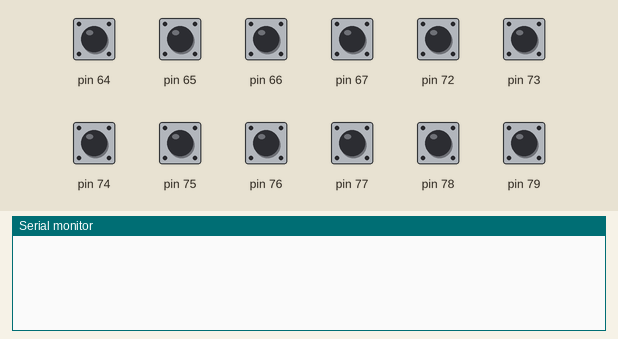
This sketch was run on a simulated Arduino Uno, built for the host (arithmetic inside an expression is 32-bit, double 64-bit). Parts: the last lines printed to the serial monitor. The test bench sets the inputs (shaded band); at power-on: pin 64–67, pin 72–79 HIGH.

Above: at 1.2 s.
1.3 s: pin 64 pulled LOW for 0.15 s
At 2.5 s:
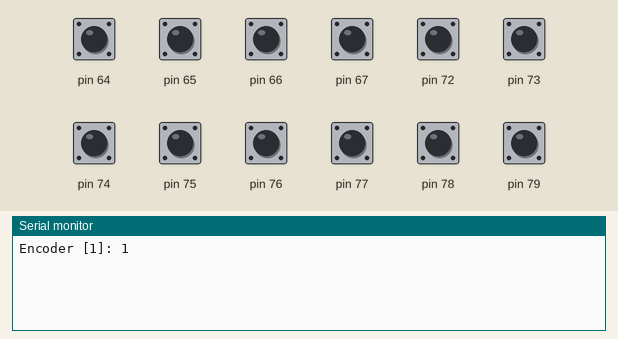
2.9 s: pin 66 pulled LOW for 0.15 s
At 3.8 s:
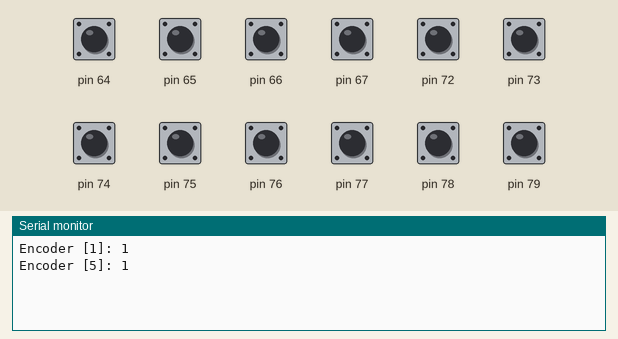
4.5 s: pin 72 pulled LOW for 0.15 s
At 5.0 s:
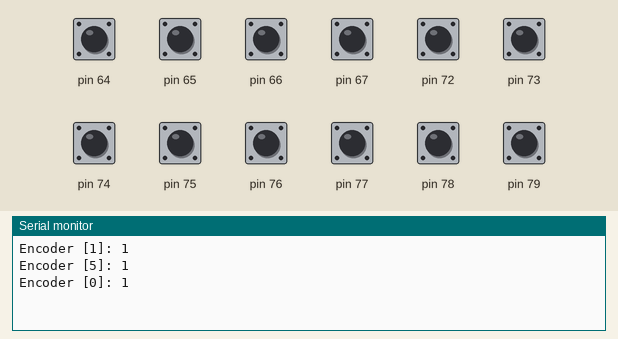
6.1 s: pin 74 pulled LOW for 0.15 s
At 7.3 s:
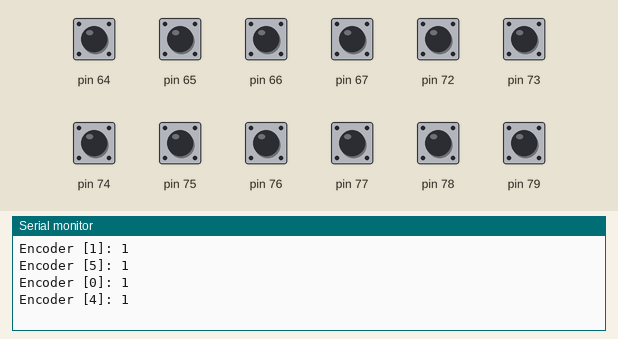
7.7 s: pin 76 pulled LOW for 0.15 s
At 8.7 s:
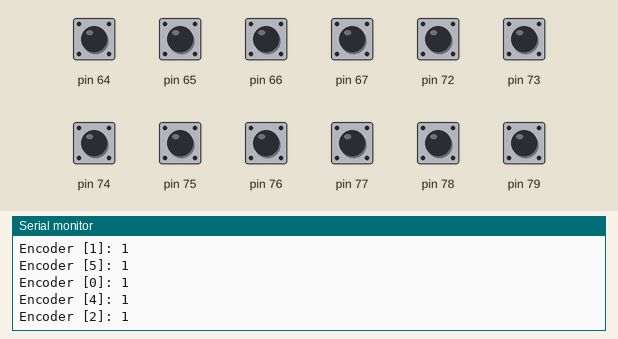
9.3 s: pin 78 pulled LOW for 0.15 s
At 9.9 s:
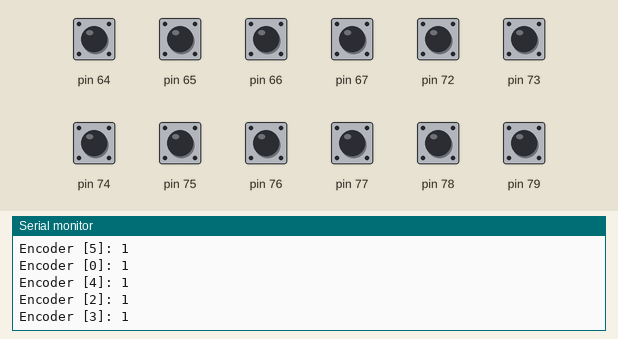
Timing chart, 0 to 11.9 s (numbered marks = the images above; inputs shaded):
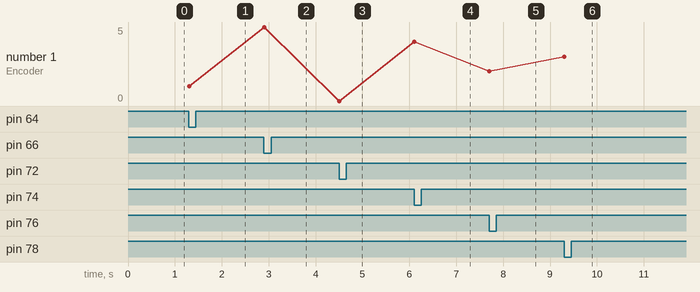

The sketch:

Encoders_polling.ino
```cpp
/*

  The purpose of this code is to read the state of multiple rotary encoders and track the position of each encoder by counting
  the number of times the encoder has been turned.
  The code uses the Adafruit_MCP23X17 library to interface with the MCP23017 I2C port expander,
  which is used to read the state of the encoder pins. The number of encoders and the pin assignments for each encoder are defined
  by the ENCODER_N and encoderPin variables respectively.

  The loop function iterates through all the encoders defined by ENCODER_N and calls the readEncoder function for each encoder.
  The readEncoder function first reads the state of the A and B channel of the encoder, then it compares the current state of
  the A channel with the previous state stored in lastEncoderA[encIndex]. If the state of the A channel has changed and it is
  now LOW, the function checks the state of the B channel. If the state of B channel is also LOW, the count for this encoder is
  decremented, otherwise it is incremented. The previous state of the A channel is updated to the current state, and if the count
  has changed since the last reading, it is printed to the serial monitor along with the encoder number.

  This code will output the current position of the encoder in the format "Encoder [encoder number]: [current count]" every time the encoder position changes.

*/

#include <Adafruit_MCP23X17.h>  // Include the Adafruit_MCP23X17 library
Adafruit_MCP23X17 mcp;          // Create an instance of the Adafruit_MCP23X17 class

const int I2C_ADDRESS = 0x20;  // MCP23017 I2C address

const int ENCODER_N = 6;                                                                              // Number of encoders used
int encoderPin[ENCODER_N][2] = { { 8, 9 }, { 0, 1 }, { 12, 13 }, { 14, 15 }, { 10, 11 }, { 2, 3 } };  // Pin numbers for the A and B channels of each encoder

int count[ENCODER_N] = { 0 };      // Current count of each encoder
int lastCount[ENCODER_N] = { 0 };  // Previous count of each encoder

int encoderA[ENCODER_N] = { 0 };         // Current state of the A channel of each encoder
int encoderB[ENCODER_N] = { 0 };         // Current state of the B channel of each encoder
int lastEncoderA[ENCODER_N] = { HIGH };  // Previous state of the A channel of each encoder
int lastEncoderB[ENCODER_N] = { HIGH };  // Previous state of the B channel of each encoder

void setup() {

  Serial.begin(9600);

  while (!Serial) {
    Serial.println("waiting...");
  }
  Serial.println();

  // uncomment appropriate mcp.begin
  // if (!mcp.begin_I2C(I2C_ADDRESS, &Wire)) {  // Wire1 or Wire
  //   //if (!mcp.begin_SPI(CS_PIN)) {
  //   Serial.println("MCP23017 Error.");
  //   while (1)
  //     ;
  // } else {
  //   Serial.println("MCP23017 Success.");
  // }

  mcp.begin_I2C(I2C_ADDRESS, &Wire1);

  // Set the pin mode of each encoder pin to INPUT_PULLUP
  for (int i = 0; i < ENCODER_N; i++) {
    for (int j = 0; j < 2; j++) {
      mcp.pinMode(encoderPin[i][j], INPUT_PULLUP);
    }
  }

  Serial.begin(9600);  // Start serial communication
}

void loop() {

  for (int i = 0; i < ENCODER_N; i++) {
    readEncoder(i);  // Call the readEncoder function for each encoder | uses polling (slower)
  }
}

void readEncoder(int encIndex) {
  int encoderA = mcp.digitalRead(encoderPin[encIndex][0]);  // Read the state of the A channel of the current encoder
  int encoderB = mcp.digitalRead(encoderPin[encIndex][1]);  // Read the state of the B channel of the current encoder

  if (encoderA != lastEncoderA[encIndex]) {  // Check if the state of the A channel has changed
    if (encoderA == LOW) {                   // If the state of the A channel is LOW
      if (encoderB == LOW) {                 // If the state of the B channel is also LOW
        count[encIndex]--;                   // Decrement the count for this encoder
      } else {
        count[encIndex]++;  // Otherwise, increment the count for this encoder
      }
    }
    lastEncoderA[encIndex] = encoderA;  // Update the previous state of the A channel
  }
  if (count[encIndex] != lastCount[encIndex]) {  // If the count has changed
    Serial.print("Encoder [");                   // Print the encoder number
    Serial.print(encIndex);
    Serial.print("]: ");
    Serial.println(count[encIndex]);        // Print the current count
    lastCount[encIndex] = count[encIndex];  // Update the previous count
  }
}

/*
  The Difference between polling and using interrupts

  Polling involves continuously checking the state of the encoder in the main loop of the program.
  This is done by repeatedly calling a function that reads the state of the encoder and updates the
  count of the encoder's position. The main loop runs as fast as possible, so it will check the state
  of the encoder as quickly as it can. This method is simple to implement, but it can cause the processor
  to spend a lot of time reading the encoder, which can affect the performance of other tasks.

  Interrupts, on the other hand, allow the processor to go into a low-power mode and wait for an external
  event to happen. In the case of an encoder, the processor can wait for a change in the encoder's state to
  occur. When a change in the encoder's state is detected, an interrupt is triggered, and the processor wakes
  up to execute an interrupt service routine (ISR) that reads the state of the encoder and updates the count of
  the encoder's position. This method is more efficient, as the processor doesn't spend as much time reading the
  encoder, but it can be more complex to implement.

  In summary, polling is simpler to implement but may not be as efficient as using interrupts. On the other hand,
  using interrupts is more efficient but requires more code to set up and manage the interrupts.
*/
```

Measured:
- after the input at 1.3 s, the serial monitor: prints a new line at once (image 1)
- after the input at 2.9 s, the serial monitor: prints a new line at once (image 2)
- after the input at 4.5 s, the serial monitor: prints a new line at once (image 3)
- after the input at 6.1 s, the serial monitor: prints a new line at once (image 4)
- after the input at 7.7 s, the serial monitor: prints a new line at once (image 5)
- after the input at 9.3 s, the serial monitor: prints a new line at once (image 6)
- plotted number 1: 1 → 5 after the input at 2.9 s, 5 → 0 after the input at 4.5 s, 0 → 4 after the input at 6.1 s, 4 → 2 after the input at 7.7 s, 2 → 3 after the input at 9.3 s
